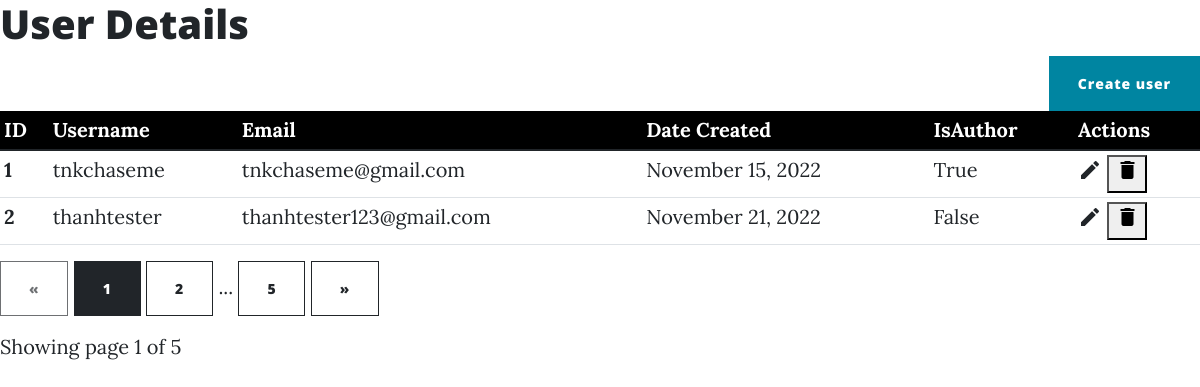
The app's page /dashboard/users (signed in) with its own data.
### BetterBlog/models.py (models this page shows, shortened)
class User(db.Model, UserMixin):
    id = db.Column(db.Integer, primary_key=True)
    email = db.Column(db.String(150), unique=True)
    username = db.Column(db.String(150), unique=True)
    password = db.Column(db.String(150))
    date_created = db.Column(db.String(150), default=datetime.today())
    posts = db.relationship('Post', backref="user", passive_deletes=True)
    comments = db.relationship('Comment', backref="user", passive_deletes=True)
    is_Author = db.Column(db.Boolean)  # default = false, preventing user from importing post without verify account

### BetterBlog/controlPanel.py (the view)
@manage.route('/users')
@login_required
def users():
    page = request.args.get('page', 1, type=int)
    pagination = User.query.order_by(User.id).paginate(page=page, per_page=2)
    return render_template("admin/users.html", users=pagination, pagination=pagination)

### BetterBlog/templates/admin/users.html (shortened to what this page needs)
{% import "bootstrap/wtf.html" as wtf %}
{% extends 'admin/adminbase.html' %}
{% block content %}
{% if not is_edit %}
<head>
<h1> User Details</h1>
</head>
<div class="container" style="margin-right: 0px;padding-right: 0px;">
        <div class="row justify-content-end">
            <div class="col-4">
                <button type="button" class="btn btn-primary" style="float:right;">Create user</button>
            </div>
        </div>
</div>
<div class="table-responsive">
    <table class="table table-hover table-sm">
        <thead class="thead" id="thead_dark">
            <tr>
                <th>ID</th>
                <th>Username</th>
                <th>Email</th>
                <th>Date Created</th>
                <th>IsAuthor</th>
                <th>Actions</th>
            </tr>
        </thead>
        <tbody>
            {% for user in users.items %}
            <tr>
                <th scope="row">{{ loop.index }}</th>
                <td>{{ user.username }}</td>
                <td>{{user.email}}</td>
                <td>{{ user.date_created }}</td>
                <td>{{user.is_Author}}</td>
                <td>
                                <a href={{url_for('controlPanel.edit_user',user_id=user.id)}}>
                                    <i class="material-icons" data-toggle="tooltip" title="Edit">&#xE254;</i>
                                </a>
								<button id="{{user.id}}" name="DeleteAuthor" onclick="document.getElementById('deleteEmployeeModal').style.display='block';document.getElementById('delete_user_id').setAttribute('value',this.id)">
                                    <i class="material-icons" data-toggle="tooltip" title="Delete" >&#xE872;</i>
                                </button>
                </td>
            </tr>
            {% endfor %}
        </tbody>
    </table>
</div>
<div class="text-right">
    <a href="{{ url_for('controlPanel.users', page=pagination.prev_num) }}"
       class="btn btn-outline-dark
       {% if pagination.page == 1 %}disabled{% endif %}">
        &laquo;
    </a>
    {% for page_num in pagination.iter_pages(left_edge=1, right_edge=1, left_current=1, right_current=2) %}
{% if page_num %}
            {% if pagination.page == page_num %}
            <a href="{{ url_for('controlPanel.users', page=page_num) }}"
               class="btn btn-dark">
                {{ page_num }}
            </a>
            {% else %}
            <a href="{{ url_for('controlPanel.users', page=page_num) }}"
               class="btn btn-outline-dark">
                {{ page_num }}
            </a>
            {% endif %}
        {% else %}
            ...
        {% endif %}
    {% endfor %}
    <a href="{{ url_for('controlPanel.users', page=pagination.next_num) }}"
       class="btn btn-outline-dark
       {% if pagination.page == pagination.pages %}disabled{% endif %}">
        &raquo;
    </a>
</div>
<p class="text-right mt-3">
   Showing page {{ pagination.page }} of {{ pagination.pages }}
</p>
{% endif %}
{% endblock %}

### records on screen
User: username "tnkchaseme", email "tnkchaseme@gmail.com", date_created "November 15, 2022", is_Author "True"
User: username "thanhtester", email "thanhtester123@gmail.com", date_created "November 21, 2022", is_Author "False"

### other values on screen
{{ page_num }} "1"
{{ page_num }} "2" "5"
{{ pagination.page }} "1"
{{ pagination.pages }} "5"
